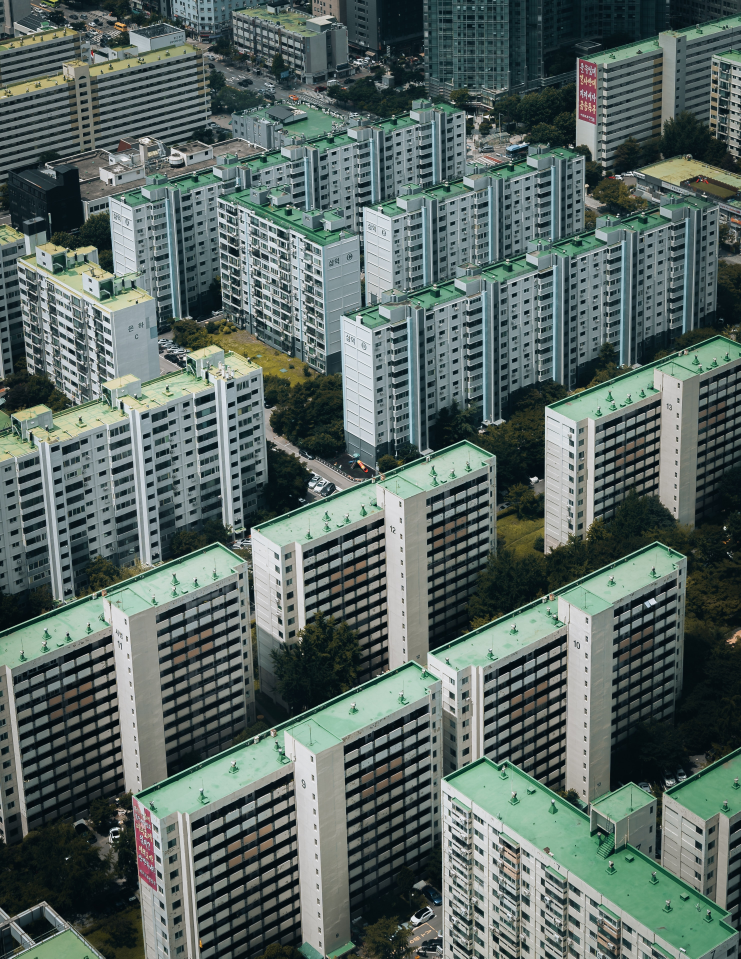
#> input picture test_image.jpg, 2963 x 3835 px (shown at 1/4 size)
$ python color_analyzer.py
#> lines starting #> are read from the running program, lines starting #| are printed output that depends on the picture
from collections import Counter
from sklearn.cluster import KMeans
from matplotlib import colors
import matplotlib.pyplot as plt
import numpy as np
import cv2
import datetime

# Read the image using OpenCV
image = cv2.imread('test_image.jpg')
#> image is the input picture: shape (3835, 2963, 3); mean B, G, R 99.5, 103.9, 90
# Must convert to RGB because OpenCV reads in BGR
image = cv2.cvtColor(image, cv2.COLOR_BGR2RGB)
# Uncomment to see the image
# plt.imshow(image)

# Function to convert RGB to Hex
def rgb_to_hex(rgb_color):
    hex_color = "#"
    for i in rgb_color:
        i = int(i)
        # 02x means 2 digits in hex
        hex_color += ("{:02x}".format(i))
        # Alternative: hex_color += hex(i)[2:]
    return hex_color

# Preprocess the image
def prep_image(raw_img):
    # Resize the image
    modified_img = cv2.resize(raw_img, (900, 600), interpolation = cv2.INTER_AREA)
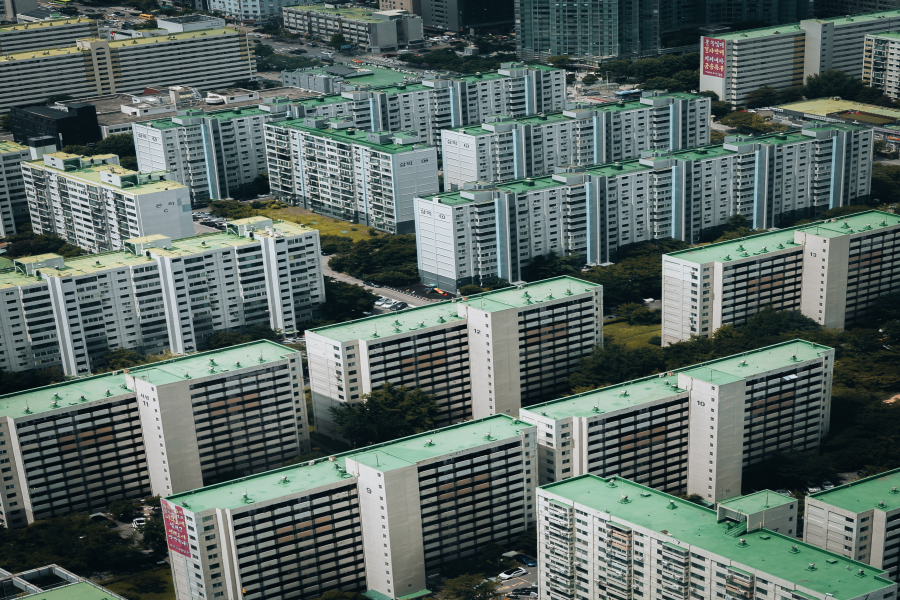
#> modified_img: shape (600, 900, 3); mean R, G, B 90, 103.9, 99.5
    # Convert 2D image to 1D array with 3 columns that represent RGB
    modified_img = modified_img.reshape(modified_img.shape[0]*modified_img.shape[1], 3)
    return modified_img

def color_analysis(img):
  # clf means classifier
  clf = KMeans(n_clusters = 5) # Group the colors into 5 clusters
  color_labels = clf.fit_predict(img) # Fit the model and predict the labels.
  counts = Counter(color_labels) # Count the number of pixels that belong to each cluster
#> counts = {2: 108569, 3: 88474, 1: 107594, 0: 155948, 4: 79415}
  center_colors = clf.cluster_centers_ # Get the colors that are in the center of each cluster
  ordered_colors = [center_colors[i] for i in counts.keys()] # Get the colors in the order of the clusters
#> ordered_colors = [[101.6, 118.1, 110.2], [57.03, 72.77, 69.22], [139.6, 153.6, 146.1], [16.74, 29.26, 30.27], [188.2, 199.3, 192.5]]
  hex_colors = [rgb_to_hex(ordered_colors[i]) for i in counts.keys()]
#> the loop in rgb_to_hex, `for i in rgb_color:` made 3 passes
#> (i, hex_color) on passes 1 to 3: (139, '#8b'), (153, '#8b99'), (146, '#8b9992')
#> the loop in rgb_to_hex (call 2), `for i in rgb_color:` made 3 passes
#> (i, hex_color) on passes 1 to 3: (16, '#10'), (29, '#101d'), (30, '#101d1e')
#> hex_colors = ['#8b9992', '#101d1e', '#394845', '#65766e', '#bcc7c0']

  # Plot the pie chart
  plt.figure(figsize = (12, 8))
  plt.pie(counts.values(), labels = hex_colors, colors = hex_colors)
  plt.savefig("color_analysis_report.png")
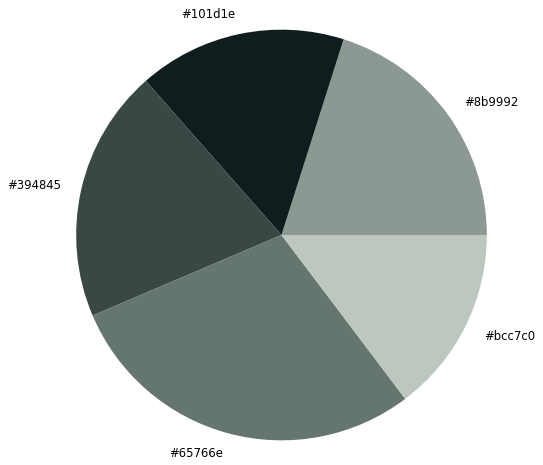
#> figure drawn by matplotlib, 1 panel
  # Dynamic file save name
  # plt.savefig("color_analysis_report_{}.png".format(datetime.datetime.now().strftime("%Y-%m-%d_%H-%M-%S")))
  print(hex_colors)
#| ['#8b9992', '#101d1e', '#394845', '#65766e', '#bcc7c0']

prepped_image = prep_image(image)
color_analysis(prepped_image)
